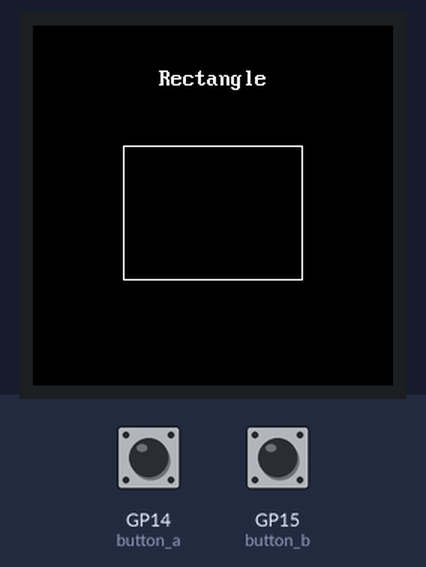
Simulated run of this program. Board: Raspberry Pi Pico running MicroPython. Shown: 240×240 colour display. The inputs (shaded band) are chosen by the test bench; at power-on: GP14 (button_a) HIGH, GP15 (button_b) HIGH. Library files of the repository ran but are not shown: vga1_8x16.py, vga1_bold_16x32.py.

Above: at 1.4 s.
1.5 s: GP14 (button_a) pulled LOW for 0.15 s
At 2.2 s:
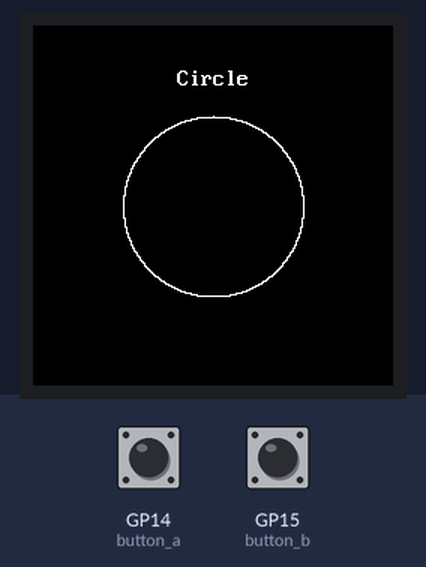
3.1 s: GP14 (button_a) pulled LOW for 1 s
At 4.5 s:
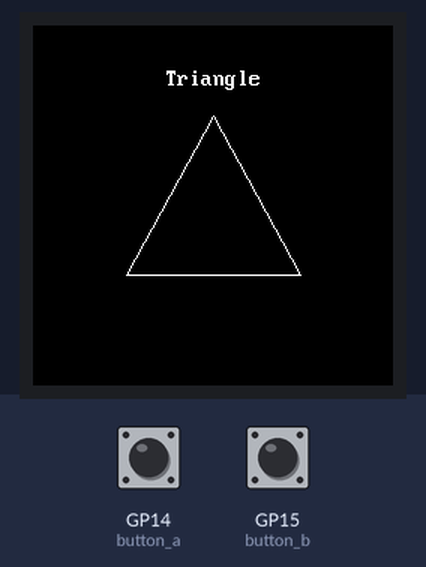
5.6 s: GP14 (button_a) pulled LOW for 0.15 s
At 6.3 s:
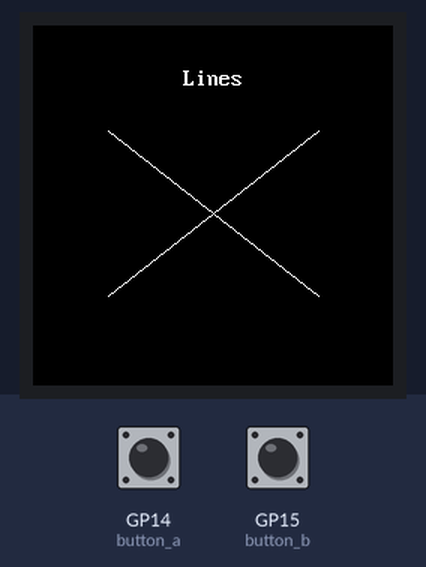
7.2 s: GP14 (button_a) pulled LOW for 3.2 s
At 8.7 s:
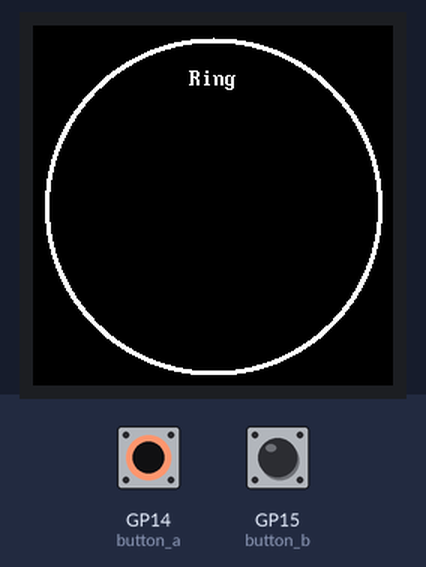
11.9 s: GP15 (button_b) pulled LOW for 0.15 s
At 12.5 s:
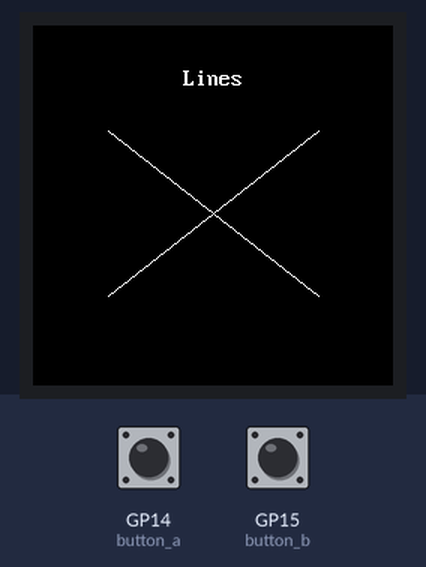
13.5 s: GP15 (button_b) pulled LOW for 1 s
At 14.8 s:
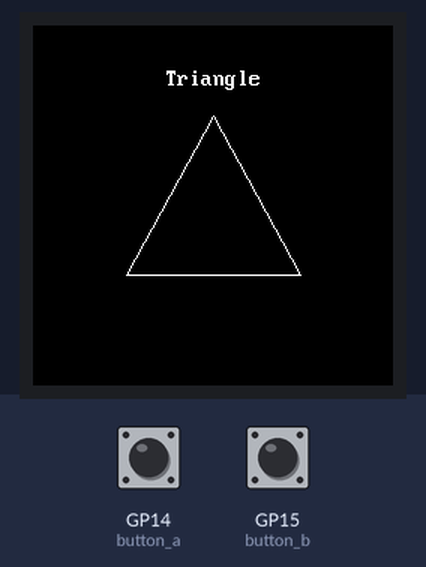
Timing chart, 0 to 16.5 s (numbered marks = the images above; inputs shaded):
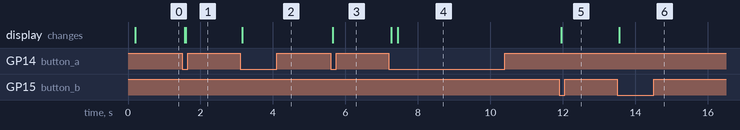

The program:

18-modes.py
```python
# Lab 18: Mode Switching
# Button A moves forward through a list of modes; button B moves back.
# The % (modulo) operator wraps the index around automatically, so the
# mode list loops from the last entry back to the first with no extra
# if-checks.

import config
import shapes
from array import array
from utime import sleep

display = config.init_display()
button_a, button_b = config.init_buttons()

WHITE = config.WHITE
BLACK = config.BLACK
NO_FILL = config.NO_FILL
FILL = config.FILL
FONT = config.SMALL_FONT

HALF_WIDTH = config.WIDTH // 2
HALF_HEIGHT = config.HEIGHT // 2


def draw_rectangle():
    display.rect(60, 80, 120, 90, WHITE)


def draw_circle():
    shapes.circle(display, HALF_WIDTH, HALF_HEIGHT, 60, WHITE, NO_FILL)


def draw_triangle():
    points = array('h', [0, -60, 58, 46, -58, 46])
    shapes.poly(display, HALF_WIDTH, HALF_HEIGHT, points, WHITE, NO_FILL)


def draw_lines():
    display.line(50, 70, 190, 180, WHITE)
    display.line(50, 180, 190, 70, WHITE)


def draw_ring():
    # The mode a round screen was made for.
    shapes.ring(display, HALF_WIDTH, HALF_HEIGHT, config.SAFE_RADIUS, WHITE, 3)


MODES = (
    ("Rectangle", draw_rectangle),
    ("Circle", draw_circle),
    ("Triangle", draw_triangle),
    ("Lines", draw_lines),
    ("Ring", draw_ring),
)


def show_mode(index):
    name, draw = MODES[index]
    display.fill(BLACK)
    x = HALF_WIDTH - (len(name) * FONT.WIDTH) // 2
    display.text(FONT, name, x, 28, WHITE, BLACK)
    draw()


def pressed(button):
    if button.value() == 1:
        return False
    sleep(0.02)
    return button.value() == 0


def wait_for_release(button):
    while button.value() == 0:
        sleep(0.01)


mode_index = 0
show_mode(mode_index)

while True:
    if pressed(button_a):
        mode_index = (mode_index + 1) % len(MODES)
        show_mode(mode_index)
        wait_for_release(button_a)

    if pressed(button_b):
        mode_index = (mode_index - 1) % len(MODES)
        show_mode(mode_index)
        wait_for_release(button_b)

    sleep(0.01)

# Things to try:
#
# 1. Every mode here starts with a full display.fill(BLACK), and you can
#    see it happen when you press a button. That is acceptable for a menu
#    -- it happens once per press, not sixty times a second. Knowing when
#    a full wipe is fine is as useful as knowing when it is not.
#
# 2. Which of these five shapes looks right on a round screen and which
#    looks like a mistake? The rectangle and the triangle both have
#    corners pointing at a bezel that has none.
```

config.py
```python
# Hardware configuration for the Smartwatch (GC9A01) kit.
# Every numbered lab in this folder imports this file instead of repeating
# pin numbers, so the whole kit only needs to be described in one place.
#
# The display is a 240x240 round IPS LCD driven by a GC9A01 controller over
# SPI. Three things about it are different from the OLED kit, and every
# other difference in this folder follows from these:
#
#   1. IT IS ROUND. The driver still addresses a 240x240 square of pixels,
#      but the bezel hides the corners. Anything outside the circle is
#      drawn, paid for, and never seen. See SAFE_RADIUS below.
#   2. IT IS COLOR. A pixel is a 16-bit RGB565 number, not a 0 or a 1.
#      WHITE is 0xFFFF and BLACK is 0x0000, which is why this kit's faces
#      still look like the OLED kit's faces.
#   3. THERE IS NO FRAME BUFFER. The SSD1306 driver kept the whole screen
#      in RAM and shipped it to the glass when you called show(). This
#      driver has no RAM to spare for 115,200 bytes, so every drawing call
#      goes straight down the wire. There is no show() in this kit. What
#      you draw appears immediately -- and costs immediately.

from machine import Pin, SPI
import gc9a01
from gc9a01 import color565

WIDTH = 240
HEIGHT = 240

# --------------------------------------------------------------------
# WHICH BOARD?
#
# Set BOARD to match what is on your desk. Everything below this line
# follows from it, and nothing else in the kit needs to change.
#
#   "pico"      Raspberry Pi Pico wired to a bare GC9A01 module.
#               This is the kit's default and the wiring that has been
#               CONFIRMED WORKING on real hardware.
#
#   "waveshare" Waveshare RP2040-LCD-1.28 -- an RP2040 with the round
#               display soldered on. Pin numbers taken from the board's
#               documentation; not yet run here.
#
BOARD = "pico"

if BOARD == "pico":
    # Pico + bare GC9A01 module, on SPI0.
    #
    # These are deliberately the same five pins the OLED kit uses, in the
    # same order down the breadboard rail, so a student who has already
    # built the OLED kit can swap the display and keep their wiring
    # habits. Only the last three change meaning: the OLED's RES/DC/CS on
    # 4/5/6 become the GC9A01's DC/CS/RST.
    #
    #   Module pin   Pico pin
    #   ----------   --------
    #   SCL / CLK    GP2
    #   SDA / MOSI   GP3
    #   DC           GP4
    #   CS           GP5
    #   RST          GP6
    #   VCC          3V3
    #   GND          GND
    #   BL           3V3 (tied on, see BL_PIN below)
    SPI_ID = 0
    SCK_PIN = 2
    MOSI_PIN = 3
    DC_PIN = 4
    CS_PIN = 5
    RES_PIN = 6

    # Most bare GC9A01 modules have their backlight permanently on -- the
    # BL pad is tied to 3V3 on the board, or you wired it there yourself.
    # Nothing in software can dim it, so BL_PIN is None and
    # set_backlight() below quietly does nothing.
    #
    # Want software control? Move the module's BL wire off 3V3 and onto a
    # free GPIO, then set BL_PIN to that pin number.
    BL_PIN = None

    # GP25 is the onboard LED on a Raspberry Pi Pico. Lab 00 blinks it.
    LED_PIN = 25

else:
    # Waveshare RP2040-LCD-1.28. The display is soldered to the board, so
    # these are fixed. Note GP10/GP11 are SPI1, not SPI0.
    SPI_ID = 1
    SCK_PIN = 10           # LCD_CLK
    MOSI_PIN = 11          # LCD_DIN
    DC_PIN = 8             # LCD_DC
    CS_PIN = 9             # LCD_CS
    RES_PIN = 12           # LCD_RST

    # On this board GP25 is the BACKLIGHT, not an LED. Any Pico code that
    # toggles GP25 "to blink the onboard LED" will strobe your screen.
    BL_PIN = 25

    # ...and there is no user LED at all.
    LED_PIN = None

# 60 MHz is confirmed working on the "pico" wiring above, including over
# ordinary M-F Dupont jumpers. If you see speckled pixels or torn frames
# -- usually from long, loose, or bundled wires -- step down to
# 20_000_000 and work back up.
BAUDRATE = 60_000_000

# Two momentary push buttons on free GPIO. Each button's other leg goes to
# GND, and PULL_UP holds the pin at 1 until a press pulls it to 0.
#
# GP14 and GP15 are the kit standard across every kit in this repo -- the
# OLED kit, this one, and the sw-gc9b72 kit all use the same two pins, so a
# student who has built one keeps their wiring habits when they swap
# displays. Both are free on either board above.
#
# If you are running on a Cytron Maker Pi RP2040, whose onboard buttons are
# on GP20 and GP21, use config-cytron-rp2040.py instead of editing these.
BUTTON_A_PIN = 14
BUTTON_B_PIN = 15

# RGB565: five bits of red, six of green, five of blue, packed into 16
# bits. The kit draws white on black, but the others are here so you can
# experiment -- and so you can see that BLACK really is just "no light".
#
# color565(red, green, blue) builds any other color from three 0-255
# values, and it is re-exported above so labs can use config.color565().
BLACK = 0x0000
WHITE = 0xFFFF
RED = 0xF800
GREEN = 0x07E0
BLUE = 0x001F
YELLOW = 0xFFE0
CYAN = 0x07FF
MAGENTA = 0xF81F

NO_FILL = 0
FILL = 1

# The geometry of a round screen. The driver addresses a 240x240 square,
# but only the circle inscribed in it is visible.
CENTER_X = WIDTH // 2      # 120
CENTER_Y = HEIGHT // 2     # 120
RADIUS = WIDTH // 2        # 120 -- the physical edge of the glass

# Keep drawing inside this radius. The last few pixels at the rim sit
# under the bezel or curve away from you, so a pixel at radius 119 is
# technically lit and practically invisible.
SAFE_RADIUS = 112

# Fonts live in lib/ alongside the driver. Unlike framebuf, this driver
# has no built-in font -- text() takes a font MODULE as its first
# argument, so you have to pick one and import it.
import vga1_8x16 as SMALL_FONT      # 8 x 16 -- 30 characters across
import vga1_bold_16x32 as BIG_FONT  # 16 x 32 -- 15 characters across

_backlight = None


def init_display():
    """Start the SPI bus and the GC9A01. Returns the display object.

    The backlight pin is only handed to the driver when the board has one
    under software control. Passing it matters on those boards: the
    driver turns it on at the end of initialization, and a GC9A01 with
    its backlight low draws everything correctly and shows you a black
    circle."""
    global _backlight

    spi = SPI(SPI_ID, baudrate=BAUDRATE,
              sck=Pin(SCK_PIN), mosi=Pin(MOSI_PIN))

    if BL_PIN is None:
        _backlight = None
    else:
        _backlight = Pin(BL_PIN, Pin.OUT)

    return gc9a01.GC9A01(
        spi,
        dc=Pin(DC_PIN, Pin.OUT),
        cs=Pin(CS_PIN, Pin.OUT),
        reset=Pin(RES_PIN, Pin.OUT),
        backlight=_backlight,
        rotation=0)


def set_backlight(on):
    """Turn the backlight on or off, where the board allows it.

    Returns True if it actually did something. On a module whose BL pad is
    tied to 3V3 there is no pin to toggle, so this is a no-op -- which is
    worth knowing before you spend an afternoon wondering why your
    brightness control does nothing."""
    if _backlight is None:
        return False
    _backlight.value(1 if on else 0)
    return True


def init_buttons():
    button_a = Pin(BUTTON_A_PIN, Pin.IN, Pin.PULL_UP)
    button_b = Pin(BUTTON_B_PIN, Pin.IN, Pin.PULL_UP)
    return button_a, button_b


def inside_circle(x, y, margin=0):
    """True if (x, y) is somewhere you will actually be able to see it.

    Use this when you are placing something near the rim and are not sure
    whether the bezel will eat it."""
    dx = x - CENTER_X
    dy = y - CENTER_Y
    limit = SAFE_RADIUS - margin
    return dx * dx + dy * dy <= limit * limit
```

Source omitted: shapes.py (8824 bytes)

Measured:
- after the input at 1.5 s, the display: first changes after 0.07 s (image 1 shows a later state)
- after the input at 3.1 s, the display: changes after 0.05 s (image 2)
- after the input at 5.6 s, the display: changes after 0.05 s (image 3)
- after the input at 7.2 s, the display: first changes after 0.07 s (image 4 shows a later state)
- after the input at 11.9 s, the display: changes after 0.06 s (image 5)
- after the input at 13.5 s, the display: changes after 0.05 s (image 6)
